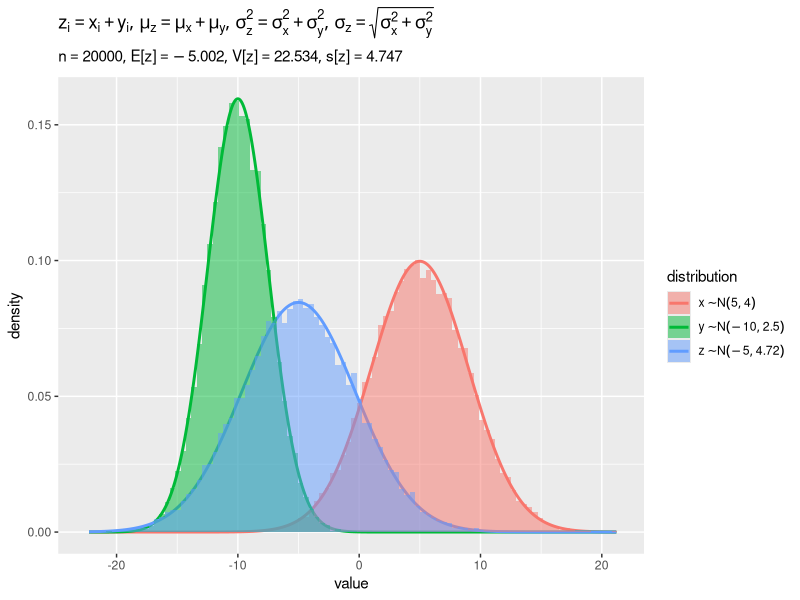

Generate this figure with R: (Note: this script raises an error after producing the figure.)

# 3.1.c 正規分布の再生性 ---------------------------------------------------------

# 利用パッケージ
library(tidyverse)
library(gganimate)

# チェック用
library(ggplot2)


# 正規乱数の和の分布 ---------------------------------------------------------------

### ・乱数生成・統計量の計算・分布の計算 -----

# サンプルサイズを指定
N <- 20000

# 正規分布のパラメータを指定
mu_x    <- 5
sigma_x <- 4
mu_y    <- -10
sigma_y <- 2.5


# サンプリング
sample_df <- tibble::tibble(
  i = 1:N, # データ番号
  x = rnorm(n = N, mean = mu_x, sd = sigma_x), 
  y = rnorm(n = N, mean = mu_y, sd = sigma_y), 
  z = x + y
) |> 
  tidyr::pivot_longer(
    cols = !i, 
    names_to  = "dist", 
    values_to = "x"
  ) # サンプル列をまとめる

# 確率変数の範囲を設定
x_min <- min(sample_df[["x"]])
x_max <- max(sample_df[["x"]])

# 正規分布を計算
norm_df <- tibble::tibble(
  x      = seq(from = x_min, to = x_max, length.out = 1000), 
  dens_x = dnorm(x = x, mean = mu_x, sd = sigma_x), 
  dens_y = dnorm(x = x, mean = mu_y, sd = sigma_y),
  dens_z = dnorm(x = x, mean = mu_x+mu_y, sd = sqrt(sigma_x^2+sigma_y^2))
) |> 
  tidyr::pivot_longer(
    cols = !x, 
    names_prefix = "dens_", 
    names_to  = "dist", 
    values_to = "dens"
  ) # 確率密度列をまとめる


### ・結果の作図 -----

# サンプル和を抽出
sample_z_vec <- sample_df |> 
  dplyr::filter(dist == "z") |> 
  dplyr::pull(x)

# サンプル和の標本統計量を計算:(ラベル用)
mean_z <- sum(sample_z_vec) / N
var_z  <- sum((sample_z_vec - mean_z)^2) / N
sd_z   <- sqrt(var_z)

# ラベル用の文字列を作成
variable_label <- paste0(
  "list(", 
  "z[i] == x[i] + y[i]", 
  ", mu[z] == mu[x] + mu[y]", 
  ", sigma[z]^2 == sigma[x]^2 + sigma[y]^2", 
  ", sigma[z] == sqrt(sigma[x]^2 + sigma[y]^2)", 
  ")"
)
stats_label <- paste0(
  "list(", 
  "n == ", N, 
  ", E*'['*z*']' == ", round(mean_z, digits = 3), 
  ", V*'['*z*']' == ", round(var_z, digits = 3), 
  ", s*'['*z*']' == ", round(sd_z, digits = 3), 
  ")"
)
param_label_vec <- c(
  parse(text = paste0("x %~% N(", mu_x, ", ", sigma_x, ")")), 
  parse(text = paste0("y %~% N(", mu_y, ", ", sigma_y, ")")), 
  parse(text = paste0("z %~% N(", mu_x+mu_y, ", ", 
                      round(sqrt(sigma_x^2+sigma_y^2), digits = 2), ")"))
)

# ヒストグラムを作成
ggplot() + 
  geom_line(data = norm_df, 
            mapping = aes(x = x, y = dens, color = dist), 
            linewidth = 1) + # 生成分布
  geom_histogram(data = sample_df, 
                 mapping = aes(x = x, y = ..density.., fill = dist), 
                 position = "identity", bins = 100, 
                 alpha = 0.5) + # サンプル
  scale_color_hue(labels = param_label_vec) + # (凡例ラベル用)
  scale_fill_hue(labels = param_label_vec) + # (凡例ラベル用)
  theme(legend.text.align = 0, 
        legend.position = "right") + 
  labs(title = parse(text = variable_label), 
       subtitle = parse(text = stats_label), 
       color = "distribution", fill = "distribution", 
       x = "value", y = "density")


### ・推移の作図 -----

# 1フレーム当たりのデータ数を指定
n_per_frame <- 200

# フレーム数を設定
frame_num <- N / n_per_frame
frame_num


# サンプル和の標本統計量を計算:(ラベル用)
mean_z_vec <- cumsum(sample_z_vec) / 1:N
var_z_vec  <- cumsum((sample_z_vec - mean_z_vec)^2) / 1:N
sd_z_vec   <- sqrt(var_z_vec)

# サンプルを複製
trace_sample_df <- sample_df |> 
  tidyr::uncount(weights = (N-i)%/%n_per_frame+1, .id = "n") |> # 累積ミニバッチに複製
  dplyr::mutate(
    n = N - (n-1)*n_per_frame, # 行番号をデータ数に変換
    label = paste0(
      "n = ", n, 
      ", E[z] = ", round(mean_z_vec[n], digits = 3), 
      ", V[z] = ", round(var_z_vec[n], digits = 3), 
      ", s[z] = ", round(sd_z_vec[n], digits = 3)
    ) # フレーム用ラベル
  ) |> 
  tibble::add_row(
    i = 0, n = 0, 
    label = "n = 0, E[z] = NA, V[z] = NA, s[z] = NA"
  ) |> # 初回フレーム用にダミーを追加
  dplyr::arrange(n, dist, i) |> # 因子レベルの設定用
  dplyr::mutate(
    jitter = dplyr::case_when(
      dist == "x" ~ 1, 
      dist == "y" ~ 2, 
      dist == "z" ~ 3
    ), # プロット位置の調整値を指定
    label = factor(label, levels = unique(label)) # フレーム番号に応じてレベル付け
  )


# 確率密度の最大値を設定
y_max <- max(norm_df[["dens"]])

# サンプル点のプロット位置の調整値を指定
y_min <- -0.003

# ヒストグラムを作成
anim <- ggplot() + 
  geom_line(data = norm_df, 
            mapping = aes(x = x, y = dens, color = dist), 
            linewidth = 1) + # 生成分布
  geom_histogram(data = trace_sample_df, 
                 mapping = aes(x = x, y = ..density.., fill = dist), 
                 position = "identity", bins = 100, 
                 alpha = 0.5) + # サンプル
  geom_point(data = trace_sample_df, 
             mapping = aes(x = x, y = y_min*jitter, color = dist), 
             size = 2, alpha = 0.01) + # サンプル
  gganimate::transition_manual(frames = label) + # フレーム
  scale_color_hue(labels = param_label_vec) + # (凡例ラベル用)
  scale_fill_hue(labels = param_label_vec) + # (凡例ラベル用)
  coord_cartesian(ylim = c(y_min*3, y_max)) + 
  theme(legend.text.align = 0, 
        legend.position = "right") + 
  labs(title = expression(z[i] == x[i] + y[i]), 
       subtitle = "{current_frame}", 
       color = "distribution", fill = "distribution", 
       x = "value", y = "density")

# 停止フレーム数を指定
pause_frame <- 10

# gif画像を作成
gganimate::animate(
  plot = anim, 
  nframes = frame_num+pause_frame, end_pause = pause_frame, fps = 10, 
  width = 800, height = 600, 
  renderer = gganimate::gifski_renderer()
)


# 正規乱数の平均の分布 ------------------------------------------------------------

### ・乱数生成・統計量の計算・分布の計算 -----

# 試行回数を指定
max_iter <- 10000

# サンプルサイズを指定
N <- 4

# 正規分布のパラメータを指定
mu_x    <- 50
sigma_x <- 10


# サンプリング
sample_x_df <- tidyr::expand_grid(
  iter = 1:max_iter, # 試行番号
  i    = 1:N         # データ番号:(サンプル)
) |> 
  dplyr::group_by(iter) |> # 乱数生成用
  dplyr::mutate(
    x = rnorm(n = N, mean = mu_x, sd = sigma_x)
  ) |> 
  dplyr::ungroup()

# 標本平均を計算
sample_z_df <- sample_x_df |> 
  dplyr::group_by(iter) |> # 平均の計算用
  dplyr::summarise(
    z = mean(x), .groups = "drop"
  )

# 確率変数の範囲を設定
x_min <- min(sample_x_df[["x"]])
x_max <- max(sample_x_df[["x"]])

# 正規分布を計算
norm_df <- tibble::tibble(
  x      = seq(from = x_min, to = x_max, length.out = 1000), 
  dens_x = dnorm(x = x, mean = mu_x, sd = sigma_x), 
  dens_z = dnorm(x = x, mean = mu_x, sd = sigma_x/sqrt(N))
) |> 
  tidyr::pivot_longer(
    cols = !x, 
    names_prefix = "dens_", 
    names_to  = "dist", 
    values_to = "dens"
  ) # 確率密度列をまとめる


### ・結果の作図 -----

# サンプル平均を抽出
sample_z_vec <- sample_z_df[["z"]]

# サンプル平均の標本統計量を計算:(ラベル用)
mean_z <- sum(sample_z_vec) / max_iter
var_z  <- sum((sample_z_vec - mean_z)^2) / max_iter
sd_z   <- sqrt(var_z)

# ラベル用の文字列を作成
variable_label <- paste0(
  "list(", 
  "z[j] == frac(1, n) ~ sum(x[ji], i==1, n)", 
  ", mu[z] == ", "mu[x]", 
  ", sigma[z]^2 == frac(sigma[x]^2, n)", 
  ", sigma[z] == frac(sigma[x], sqrt(n))", 
  ")"
)
stats_label <- paste0(
  "list(", 
  "n == ", N, 
  ", m == ", max_iter, 
  ", E*'['*z*']' == ", round(mean_z, digits = 3), 
  ", V*'['*z*']' == ", round(var_z, digits = 3), 
  ", s*'['*z*']' == ", round(sd_z, digits = 3), 
  ")"
)
param_label_vec <- c(
  parse(text = paste0("x %~% N(", mu_x, ", ", sigma_x, ")")), 
  parse(text = paste0("z %~% N(", mu_x, ", ", round(sigma_x/sqrt(N), digits = 2), ")"))
)

# サンプルを作図
ggplot() + 
  geom_line(data = norm_df, 
            mapping = aes(x = x, y = dens, color = dist), 
            linewidth = 1) + # 生成分布
  geom_histogram(data = sample_z_df, 
                 mapping = aes(x = z, y = ..density..), 
                 bins = 50, fill = scales::hue_pal()(n = 2)[2], 
                 alpha = 0.5) + # サンプル平均
  scale_color_hue(labels = param_label_vec) + # (凡例ラベル用)
  theme(legend.text.align = 0, 
        legend.position = "right") + 
  labs(title = parse(text = variable_label), 
       subtitle = parse(text = stats_label), 
       color = "distribution", 
       x = "value", y = "density")


### ・推移の作図 -----

# 1フレーム当たりのデータ数を指定
n_per_frame <- 100

# フレーム数を設定
frame_num <- max_iter / n_per_frame
frame_num


# サンプル平均の標本統計量を計算:(ラベル用)
mean_z_vec <- cumsum(sample_z_vec) / 1:max_iter
var_z_vec  <- cumsum((sample_z_vec - mean_z_vec)^2) / 1:max_iter
sd_z_vec   <- sqrt(var_z_vec)

# サンプル平均を複製
trace_sample_z_df <- sample_z_df |> 
  tidyr::uncount(weights = (max_iter-iter)%/%n_per_frame+1, .id = "m") |> # 累積ミニバッチに複製
  dplyr::mutate(
    j = iter, # データ番号:(サンプル番号)
    m = max_iter - (m-1)*n_per_frame, # 行番号をデータ数に変換
    label = paste0(
      "n = ", N, 
      ", m = ", m, 
      ", E[z] = ", round(mean_z_vec[m], digits = 3), 
      ", V[z] = ", round(var_z_vec[m], digits = 3), 
      ", s[z] = ", round(sd_z_vec[m], digits = 3)
    )
  ) |> 
  tibble::add_row(
    j = 0, m = 0, 
    label = paste0("n = ", N, ", m = 0, E[z] = NA, V[z] = NA, s[z] = NA") # フレーム用ラベル
  ) |> # 初回フレーム用にダミーを追加
  dplyr::arrange(m, j) |> # 因子レベルの設定用
  dplyr::mutate(
    label = factor(label, levels = unique(label)) # フレーム番号に応じてレベル付け
  )

# サンプルを複製
trace_sample_x_df <- sample_x_df |> 
  dplyr::mutate(
    frame = (iter-1) %/% n_per_frame + 1, # フレーム番号
    m     = frame * n_per_frame, # データ数:(サンプル)
    j     = iter, # データ番号:(サンプル平均)
    color_id = (j-1) %% n_per_frame, # ミニバッチ内のデータ番号
    label = unique(trace_sample_z_df[["label"]])[frame+1] # フレーム用ラベル
  ) |> 
  tibble::add_row(
    j = 0, m = 0, 
    label = paste0("n = ", N, ", m = 0, E[z] = NA, V[z] = NA, s[z] = NA")
  ) |> 
  dplyr::arrange(m, j)


# 確率密度の最大値を設定
y_max <- max(norm_df[["dens"]])

# サンプル点のプロット位置の調整値を指定
y_min <- -0.003

# サンプルを作図
anim <- ggplot() + 
  geom_line(data = norm_df, 
            mapping = aes(x = x, y = dens, color = dist), 
            linewidth = 1) + # 生成分布
  geom_histogram(data = trace_sample_z_df, 
                 mapping = aes(x = z, y = ..density..), 
                 bins = 50, fill = scales::hue_pal()(n = 2)[2], 
                 alpha = 0.5) + # サンプル平均
  geom_point(data = trace_sample_x_df, 
             mapping = aes(x = x, y = y_min*0.5, fill = factor(color_id)), 
             size = 2, alpha = 0.1, shape = "circle filled", stroke = 0, show.legend = FALSE) + # サンプル
  geom_point(data = trace_sample_z_df, 
             mapping = aes(x = z, y = y_min), 
             size = 2, color = scales::hue_pal()(n = 2)[2], alpha = 0.01) + # サンプル平均
  gganimate::transition_manual(frames = label) + # フレーム
  scale_color_hue(labels = param_label_vec) + # (凡例ラベル用)
  coord_cartesian(ylim = c(y_min, y_max)) + 
  theme(legend.text.align = 0, 
        legend.position = "right") + 
  labs(title = parse(text = variable_label), 
       subtitle = "{current_frame}", 
       color = "distribution", 
       x = "value", y = "density")

# 停止フレーム数を指定
pause_frame <- 10

# gif画像を作成
gganimate::animate(
  plot = anim, 
  nframes = frame_num+pause_frame, end_pause = pause_frame, fps = 10, 
  width = 800, height = 600, 
  renderer = gganimate::gifski_renderer()
)
